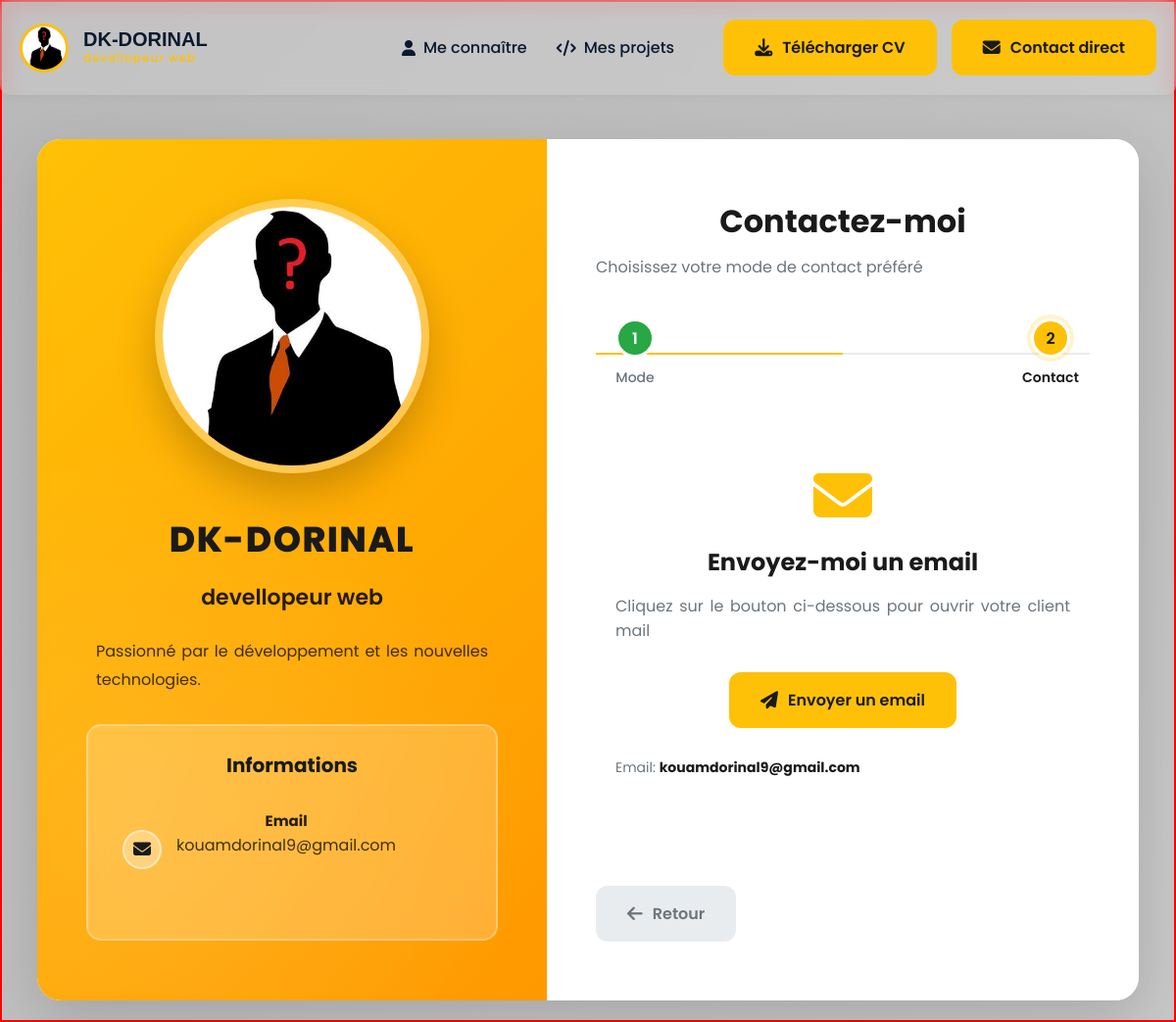
The app's page /contact with its own data.
### models.py (models this page shows, shortened)
class Utilisateur(db.Model, UserMixin):
    __tablename__ = 'utilisateurs'
    id = db.Column(db.Integer, primary_key=True)
    nom_utilisateur = db.Column(db.String(80), unique=True, nullable=False)
    email = db.Column(db.String(120), unique=True, nullable=False)
    mot_de_passe_hache = db.Column(db.String(255), nullable=True)
    role = db.Column(db.String(20), default='user')
    jeton_github = db.Column(db.String(255), nullable=True)
    photo_profil = db.Column(db.String(255), nullable=True, default='default-avatar.jpg')
    photo_couverture = db.Column(db.String(255), nullable=True, default='default-cover.jpg')
    cv = db.Column(db.String(255))
    biographie = db.Column(db.Text, nullable=True)
    poste = db.Column(db.String(100), nullable=True)  # Ex: "Développeur Full Stack"
    localisation = db.Column(db.String(100), nullable=True)
    site_web = db.Column(db.String(255), nullable=True)
    twitter = db.Column(db.String(100), nullable=True)
    linkedin = db.Column(db.String(100), nullable=True)
    github = db.Column(db.String(100), nullable=True)
    github_access_token = db.Column(db.String(255), nullable=True)
    telephone_principal = db.Column(db.String(20), nullable=True)
    telephone_mobile = db.Column(db.String(20), nullable=True)
    theme_prefere = db.Column(db.String(20), default='light')  # 'light' ou 'dark'
    est_confirme = db.Column(db.Boolean, default=False)
    date_confirmation = db.Column(db.DateTime, nullable=True)
    date_creation = db.Column(db.DateTime, default=datetime.utcnow)
    derniere_connexion = db.Column(db.DateTime, default=datetime.utcnow, onupdate=datetime.utcnow)
    projets = db.relationship('Projet', backref='proprietaire', lazy=True, cascade="all, delete-orphan")

### routes.py (the view)
@portfolio_bp.route('/contact')
def contact():
    context = get_common_context()
    if not context['user']:
        abort(404)
    return render_template('portfolio/contact.html', **context)

### routes.py (called while the page is built)
def get_common_context():
    user = Utilisateur.query.first()  # On récupère le propriétaire du portfolio
    return {
        'user': user
    }

### templates/portfolio/contact.html (shortened to what this page needs)
{% extends "portfolio/master.html" %}
{% block content %}
<!DOCTYPE html>
<html lang="fr">
<head>
    <link rel="stylesheet" href="https://cdnjs.cloudflare.com/ajax/libs/font-awesome/6.5.1/css/all.min.css">
</head>
<body>
    <div class="main-container">
        <div class="photo-section">
            <div class="profile-container">
                <div class="profile-photo">
                    {% if user.photo_profil and user.photo_profil != 'default-avatar.jpg' %}
                                <img src="{{ admin_url }}/serve-static/media/profiles/{{ user.photo_profil }}"
                                    alt="Photo de {{ user.nom_utilisateur }}"
                                    onerror="this.onerror=null; this.src='{{ url_for('static', filename='img/avatar.png') }}'">
                    {% else %}
                        <img src="{{ url_for('static', filename='img/avatar.png') }}" alt="Photo de profil">
                    {% endif %}
                </div>
                <div class="profile-info">
                    <h1>{{ user.nom_utilisateur }}</h1>
                    <h2>{{ user.poste if user.poste else 'Développeur' }}</h2>
                    <p>{{ user.biographie if user.biographie else 'Passionné par le développement et les nouvelles technologies.' }}</p>
                    <div class="contact-details">
                        <h3>Informations</h3>
                        <div class="detail-item">
                            <i class="fas fa-envelope"></i>
                            <div>
                                <strong>Email</strong>
                                <p>{{ user.email }}</p>
                            </div>
                        </div>
                    </div>
                </div>
            </div>
        </div>
        <div class="form-section">
            <div class="form-header">
                <h2>Contactez-moi</h2>
                <p>Choisissez votre mode de contact préféré</p>
            </div>
            <div class="progress-steps">
                <div class="progress-bar" id="progressBar" style="width: 50%;"></div>
                <div class="step completed" id="step1">
                    <div class="step-circle">1</div>
                    <div class="step-label">Mode</div>
                </div>
                <div class="step active" id="step2">
                    <div class="step-circle">2</div>
                    <div class="step-label">Contact</div>
                </div>
            </div>
            <div class="step-content active" id="emailStep">
                <div class="email-container">
                    <i class="fas fa-envelope"></i>
                    <h3>Envoyez-moi un email</h3>
                    <p>Cliquez sur le bouton ci-dessous pour ouvrir votre client mail</p>
                    <a href="mailto:{{ user.email }}?subject=Contact depuis votre portfolio" class="btn">
                        <i class="fas fa-paper-plane"></i> Envoyer un email
                    </a>
                    <p class="email-address">
                        Email: <strong>{{ user.email }}</strong>
                    </p>
                </div>
                <div class="form-navigation">
                    <button class="btn btn-secondary" onclick="goToStep(1)">
                        <i class="fas fa-arrow-left"></i> Retour
                    </button>
                </div>
            </div>
                {% set has_phone = user.telephone_principal or user.telephone_mobile %}
                {% set has_social = user.linkedin or user.github or user.twitter or user.telephone_mobile or user.telephone_principal %}
        </div>
    </div>
</body>
</html>
{% endblock %}

### templates/portfolio/master.html (shortened to what this page needs)
<!DOCTYPE html>
<html lang="fr">
<head>
</head>
<body>
    {% include 'portfolio/includes/menu.html' %}
    <main>
        {% block content %}{% endblock %}
    </main>
</body>
</html>

### templates/portfolio/includes/menu.html (shortened to what this page needs)
<nav class="main-nav">
    <div class="container">
      <div class="nav-content">
        <div class="logo-container">
          <a href="{{ url_for('portfolio.home') }}" class="logo">
          <div class="profile-pic">
              {% if user and user.photo_profil and user.photo_profil != 'default-avatar.jpg' %}
                  <img src="{{ url_for('portfolio.serve_public_media', folder='profiles', filename=user.photo_profil) }}"
                       alt="Photo de {{ user.nom_utilisateur }}"
                       onerror="this.onerror=null; this.src='{{ url_for('static', filename='img/avatar.png') }}'">
              {% else %}
                  <img src="{{ url_for('static', filename='img/avatar.png') }}" alt="Photo de profil">
              {% endif %}
          </div>
            <div class="logo-text">
              <span class="logo-name">{{ user.nom_utilisateur|upper if user else 'TECH_PORTFOLIO' }}</span>
              <span class="logo-title">{{ user.poste or 'Expert IT' }}</span>
            </div>
          </a>
        </div>
        <ul class="nav-menu">
          <li>
            <a href="{{ url_for('portfolio.me_connaitre') }}" class="nav-link">
                <i class="fas fa-user"></i> Me connaître
            </a>
          </li>
          <li>
            <a href="{{ url_for('portfolio.projets_liste') }}" class="nav-link">
                <i class="fas fa-code"></i> Mes projets
            </a>
          </li>
          <li class="auth-buttons">
              {% if user and user.cv %}
                  <a href="{{ url_for('portfolio.serve_public_media', folder='docs', filename=user.cv) }}"
                     class="btn btn-outline"
                     download="CV_{{ user.nom_utilisateur }}.pdf">
                     <i class="fas fa-download"></i> Télécharger CV
                  </a>
              {% else %}
                  <a href="#" class="btn btn-outline disabled" onclick="alert('CV non disponible'); return false;">
                    <i class="fas fa-download"></i> Télécharger CV
                  </a>
              {% endif %}
            <a href="{{ url_for('portfolio.contact') }}" class="btn">
                <i class="fas fa-envelope"></i> Contact direct
            </a>
          </li>
        </ul>
      </div>
    </div>
</nav>

### templates/portfolio/master.html (style rules this page uses)
html { border: 2px solid red; width: 100% !important; margin-left: 0 !important; }
p { text-align : justify !important; }

### templates/portfolio/includes/menu.html (style rules this page uses)
:root { --primary-color: #ffc107; --primary-dark: #f9a825; --dark-bg: #0a192f; --darker-bg: #112240; --light-text: #ccd6f6; --gray-text: #666; --white: #ffffff; --light-bg: #f9f9f9; --shadow: 0 10px 30px rgba(0, 0, 0, 0.1); --shadow-hover: 0 20px 40px rgba(0, 0, 0, 0.15); }
.main-nav { background: var(--white); backdrop-filter: blur(20px); position: fixed; top: 0; left: 0; width: 100%; z-index: 1000; padding: 20px 0; box-shadow: 0 2px 10px rgba(0, 0, 0, 0.05); border-bottom: none; border-radius: 0 0 10px 10px; background-color: rgba(255, 255, 255, 0.15); backdrop-filter: blur(10px); }
.container { max-width: 100%; margin: 0 auto; padding: 0 20px; }
.nav-content { display: flex; justify-content: space-between; align-items: center; }
.logo-container { display: flex; align-items: center; gap: 15px; }
.logo-container .logo { display: flex; align-items: center; gap: 15px; text-decoration: none; color: inherit; }
.profile-pic { width: 50px; height: 50px; border-radius: 50%; overflow: hidden; border: 3px solid var(--primary-color); transition: all 0.3s; }
.profile-pic img { width: 100%; height: 100%; object-fit: cover; }
.logo-text { display: flex; flex-direction: column; }
.logo-name { font-family: "Montserrat", sans-serif; font-weight: 800; font-size: 20px; color: var(--dark-bg); line-height: 1; }
.logo-title { font-size: 12px; color: var(--primary-color); font-weight: 500; letter-spacing: 1px; }
.nav-menu { display: flex; list-style: none; gap: 30px; align-items: center; }
.nav-link { color: var(--dark-bg); text-decoration: none; font-weight: 500; font-size: 16px; display: flex; align-items: center; gap: 8px; transition: color 0.3s; padding: 10px 0; position: relative; }
.nav-link::after { content: ""; position: absolute; bottom: 0; left: 0; width: 0; height: 2px; background: var(--primary-color); transition: width 0.3s; }
.auth-buttons { display: flex; gap: 15px; align-items: center; margin-left: 20px; }
.btn { display: inline-flex; align-items: center; gap: 10px; padding: 10px 20px; background: var(--primary-color); color: #000; text-decoration: none; border-radius: 8px; font-weight: 600; transition: all 0.3s; border: none; cursor: pointer; font-family: "Poppins", sans-serif; font-size: 16px; }
.btn-outline { background: transparent; border: 2px solid var(--primary-color); color: var(--primary-color); }
.main-nav { animation: slideInDown 0.5s ease-out; }
body { padding-top: 90px; font-family: "Poppins", sans-serif; }

### records on screen
Utilisateur: nom_utilisateur "DK-DORINAL", poste "devellopeur web", biographie "Passionné par le développement et les nouvelles technologies.", email "kouamdorinal9@gmail.com"
